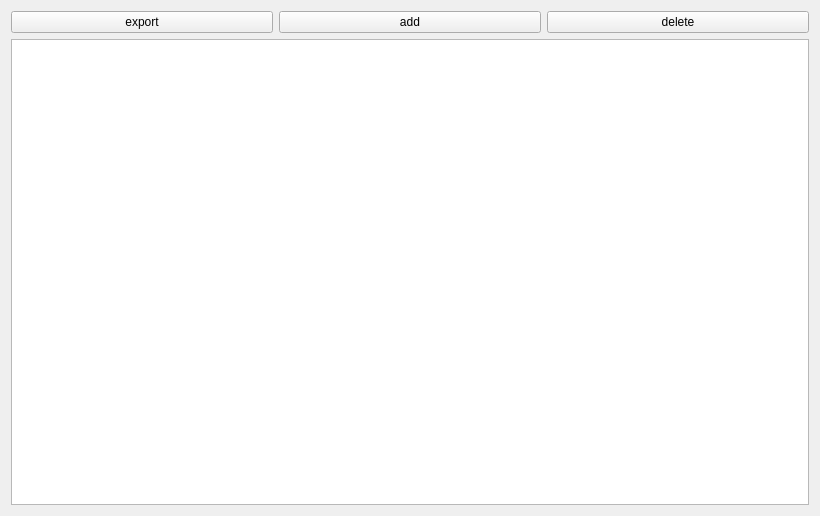
<?xml version="1.0" encoding="UTF-8"?>
<ui version="4.0">
 <class>Form</class>
 <widget class="QWidget" name="Form">
  <property name="geometry">
   <rect>
    <x>0</x>
    <y>0</y>
    <width>820</width>
    <height>516</height>
   </rect>
  </property>
  <property name="windowTitle">
   <string>Form</string>
  </property>
  <layout class="QHBoxLayout" name="horizontalLayout_2">
   <item>
    <layout class="QVBoxLayout" name="verticalLayout">
     <property name="sizeConstraint">
      <enum>QLayout::SetMaximumSize</enum>
     </property>
     <item>
      <layout class="QHBoxLayout" name="horizontalLayout">
       <property name="sizeConstraint">
        <enum>QLayout::SetMinimumSize</enum>
       </property>
       <item>
        <widget class="QPushButton" name="exportbtn">
         <property name="text">
          <string>export</string>
         </property>
        </widget>
       </item>
       <item>
        <widget class="QPushButton" name="addbtn">
         <property name="text">
          <string>add</string>
         </property>
        </widget>
       </item>
       <item>
        <widget class="QPushButton" name="deletebtn">
         <property name="text">
          <string>delete</string>
         </property>
        </widget>
       </item>
      </layout>
     </item>
     <item>
      <widget class="QTableView" name="tableView"/>
     </item>
    </layout>
   </item>
  </layout>
 </widget>
 <resources/>
 <connections/>
</ui>
